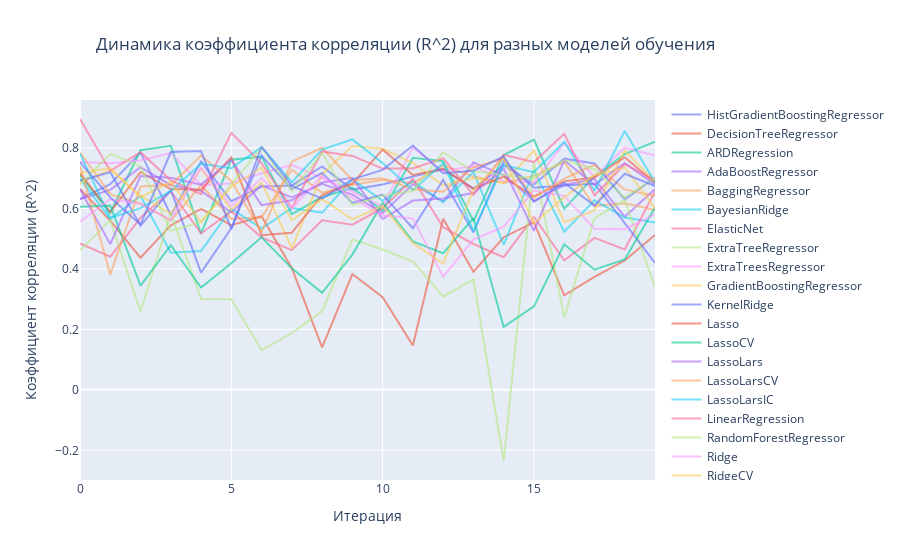

Notebook source saved alongside this figure:
### Markdown cell above
Визуализация коэффициента корреляции для каждой модели

### Code cell
fig = go.Figure()
result = {}
num_iterations = 20
for model_name in models:
    result[model_name] = []
    for i in range(num_iterations):
        # Splitting data into TRAINED and TESTED data
        X_train, X_test, y_train, y_test = train_test_split(x_data, y_data, test_size=0.15)
        # Defining a model for training and prediction
        model = models.get(model_name)
        # Filling in model
        model.fit(X_train, y_train)
        # Prediction of data
        predictions = model.predict(X_test)
        # Accuracy of prediction calculation
        score = r2_score(y_test, predictions)
        result[model_name].append(score)
    fig.add_trace(go.Scatter(name=model_name,
                             x=list(range(num_iterations)),
                             y=result[model_name],
                             opacity=0.6
                             ))
fig.update_layout(title="Динамика коэффициента корреляции (R^2) для разных моделей обучения", title_x=0.45)
fig.update_layout(xaxis_title="Итерация",
                  yaxis_title="Коэффициент корреляции (R^2)")
fig.show()
